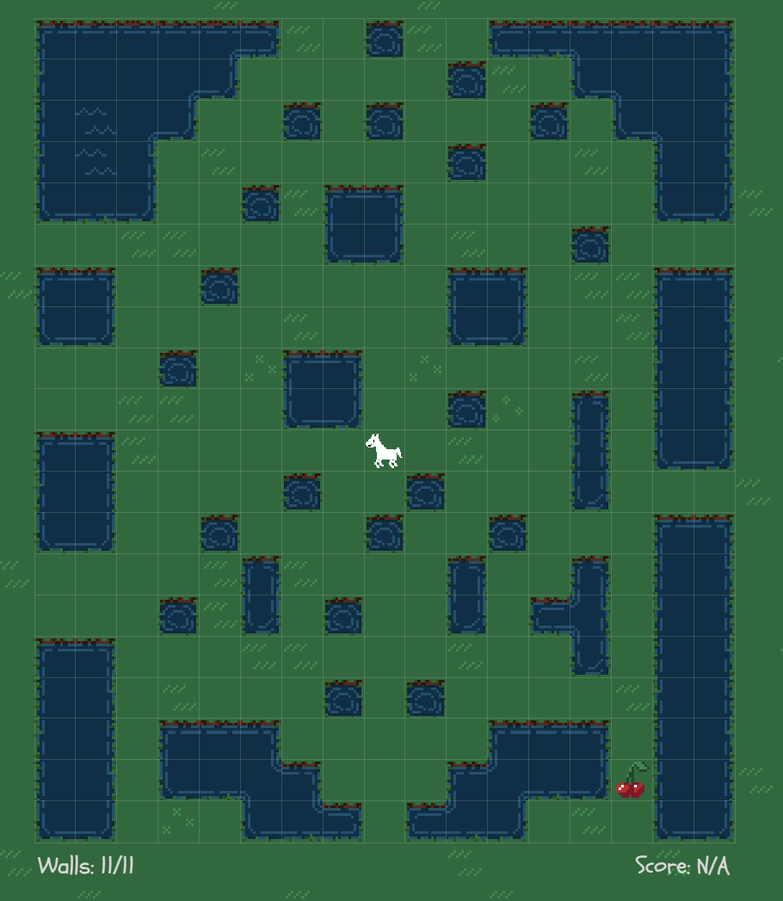
#> input picture img.png, 783 x 901 px, shrunk from 910 x 1047 before the run; its folder holds only this picture in this run
$ python solve.py
#> lines starting #> are read from the running program, lines starting #| are printed output that depends on the picture
#!/usr/bin/env python3
import argparse
import hashlib
import json
from pathlib import Path
from typing import Dict, List, Tuple

import numpy as np
from PIL import Image, ImageDraw
from ortools.sat.python import cp_model

def edge_signal(arr: np.ndarray, axis: int) -> np.ndarray:
    if axis == 0:
        diff = np.abs(arr[1:, :, :] - arr[:-1, :, :]).sum(axis=2)
        return diff.sum(axis=1)
    diff = np.abs(arr[:, 1:, :] - arr[:, :-1, :]).sum(axis=2)
    return diff.sum(axis=0)


def best_period(edge: np.ndarray, min_p: int, max_p: int) -> int:
    edge = edge.astype(np.float64)
    edge -= edge.mean()
    best_p = min_p
    best_score = -1e30
    for p in range(min_p, max_p + 1):
        score = (edge[:-p] * edge[p:]).sum()
        if score > best_score:
            best_score = score
            best_p = p
    return best_p


def best_offset(edge: np.ndarray, period: int) -> int:
    best_o = 0
    best_score = -1e30
    for o in range(period):
        score = edge[o::period].sum()
        if score > best_score:
            best_score = score
            best_o = o
    return best_o


def build_lines(length: int, period: int, offset: int) -> List[int]:
    lines = [0]
    pos = offset + 1
    while pos < length:
        lines.append(pos)
        pos += period
    lines.append(length)
    lines = sorted(set(lines))

    if len(lines) < 3:
        return [0, length]

    widths = [lines[i + 1] - lines[i] for i in range(len(lines) - 1)]
    median = float(np.median(widths))
    if widths[0] < median * 0.5:
        lines = lines[1:]
        widths = widths[1:]
    if widths[-1] < median * 0.5:
        lines = lines[:-1]
    return lines


def detect_grid(arr: np.ndarray) -> Tuple[List[int], List[int]]:
    edge_x = edge_signal(arr, axis=1)
    edge_y = edge_signal(arr, axis=0)

    period_x = best_period(edge_x, 12, 72)
    period_y = best_period(edge_y, 12, 72)

    offset_x = best_offset(edge_x, period_x)
    offset_y = best_offset(edge_y, period_y)

    lines_x = build_lines(arr.shape[1], period_x, offset_x)
    lines_y = build_lines(arr.shape[0], period_y, offset_y)

    return lines_x, lines_y


def cell_patch(arr: np.ndarray, x0: int, x1: int, y0: int, y1: int, margin_ratio: float) -> np.ndarray:
    w = x1 - x0
    h = y1 - y0
    margin = max(1, int(min(w, h) * margin_ratio))
    return arr[y0 + margin : y1 - margin, x0 + margin : x1 - margin, :3]


def classify_cells(arr: np.ndarray, lines_x: List[int], lines_y: List[int]):
    rows = len(lines_y) - 1
    cols = len(lines_x) - 1
    cell_type = np.full((rows, cols), "open", dtype=object)
    horse_cell = None
    cherry_cells = set()
    horse_scores = []

    for r in range(rows):
        for c in range(cols):
            x0, x1 = lines_x[c], lines_x[c + 1]
            y0, y1 = lines_y[r], lines_y[r + 1]
            patch = cell_patch(arr, x0, x1, y0, y1, 0.2)
            cherry_patch = cell_patch(arr, x0, x1, y0, y1, 0.05)
            if patch.size == 0 or cherry_patch.size == 0:
                continue
            avg = patch.mean(axis=(0, 1))
            r_avg, g_avg, b_avg = avg

            blue_like = b_avg > g_avg + 20 and b_avg > r_avg + 20
            if blue_like:
                cell_type[r, c] = "wall"
                continue

            white_mask = (patch[:, :, 0] > 220) & (patch[:, :, 1] > 220) & (patch[:, :, 2] > 220)
            white_count = int(white_mask.sum())
            if white_count > 8:
                horse_scores.append((white_count, r, c))

            red_mask = (cherry_patch[:, :, 0] > 150) & (
                cherry_patch[:, :, 0] > cherry_patch[:, :, 1] + 60
            ) & (cherry_patch[:, :, 0] > cherry_patch[:, :, 2] + 60)
            if red_mask.sum() > 5:
                cherry_cells.add((r, c))

    if horse_scores:
        horse_scores.sort(reverse=True)
        _, hr, hc = horse_scores[0]
        horse_cell = (hr, hc)

    return cell_type, horse_cell, cherry_cells


def solve_exact(cell_type, horse_cell, cherry_cells, max_walls: int):
    if horse_cell is None:
        raise RuntimeError("Horse not detected")

    rows, cols = cell_type.shape
    open_cells = [(r, c) for r in range(rows) for c in range(cols) if cell_type[r, c] != "wall"]
    open_set = set(open_cells)
    idx = {cell: i for i, cell in enumerate(open_cells)}
    n = len(open_cells)

    def is_border(r, c):
        return r == 0 or c == 0 or r == rows - 1 or c == cols - 1

    model = cp_model.CpModel()

    inside = [model.NewBoolVar(f"inside_{i}") for i in range(n)]
    wall = [model.NewBoolVar(f"wall_{i}") for i in range(n)]

    for i in range(n):
        model.Add(inside[i] + wall[i] <= 1)

    horse_idx = idx[horse_cell]
    model.Add(inside[horse_idx] == 1)
    model.Add(wall[horse_idx] == 0)

    for (r, c), i in idx.items():
        if is_border(r, c):
            model.Add(inside[i] == 0)

    for (r, c), i in idx.items():
        for dr, dc in ((1, 0), (0, 1)):
            nr, nc = r + dr, c + dc
            if (nr, nc) not in open_set:
                continue
            j = idx[(nr, nc)]
            model.Add(inside[i] <= inside[j] + wall[j])
            model.Add(inside[j] <= inside[i] + wall[i])

    model.Add(sum(wall) <= max_walls)

    in_edges: Dict[int, List[cp_model.IntVar]] = {i: [] for i in range(n)}
    out_edges: Dict[int, List[cp_model.IntVar]] = {i: [] for i in range(n)}
    for (r, c), i in idx.items():
        for dr, dc in ((1, 0), (-1, 0), (0, 1), (0, -1)):
            nr, nc = r + dr, c + dc
            if (nr, nc) not in open_set:
                continue
            j = idx[(nr, nc)]
            f = model.NewIntVar(0, n, f"f_{i}_{j}")
            out_edges[i].append(f)
            in_edges[j].append(f)
            model.Add(f <= n * inside[i])
            model.Add(f <= n * inside[j])

    sum_inside = sum(inside)
    for i in range(n):
        inflow = sum(in_edges[i])
        outflow = sum(out_edges[i])
        if i == horse_idx:
            model.Add(outflow - inflow == sum_inside - 1)
        else:
            model.Add(inflow - outflow == inside[i])

    cherry_list = [idx[c] for c in cherry_cells if c in open_set]
    cherry_count = sum(inside[i] for i in cherry_list)

    solver = cp_model.CpSolver()
    model.Maximize(cherry_count)
    status = solver.Solve(model)
    if status not in (cp_model.OPTIMAL, cp_model.FEASIBLE):
        raise RuntimeError("No feasible solution found for cherry maximization.")
    max_cherries = solver.Value(cherry_count)

    model.Add(cherry_count == max_cherries)
    model.Maximize(sum_inside)
    status = solver.Solve(model)
    if status not in (cp_model.OPTIMAL, cp_model.FEASIBLE):
        raise RuntimeError("No feasible solution found for area maximization.")

    walls = {cell for cell, i in idx.items() if solver.Value(wall[i]) == 1}
    region = {cell for cell, i in idx.items() if solver.Value(inside[i]) == 1}
    return walls, region, int(max_cherries)


def draw_solution(img: Image.Image, lines_x, lines_y, walls: set, out_path: str | None = None) -> Image.Image:
    out = img.convert("RGBA")
    draw = ImageDraw.Draw(out, "RGBA")
    for r, c in walls:
        x0, x1 = lines_x[c], lines_x[c + 1]
        y0, y1 = lines_y[r], lines_y[r + 1]
        draw.rectangle([x0, y0, x1 - 1, y1 - 1], fill=(255, 0, 0, 160))
    if out_path:
        out.save(out_path)
    return out


def grid_hash(cell_type, horse_cell, cherry_cells, max_walls: int) -> str:
    rows, cols = cell_type.shape
    wall_bits = []
    cherry_bits = []
    for r in range(rows):
        for c in range(cols):
            wall_bits.append("1" if cell_type[r, c] == "wall" else "0")
            cherry_bits.append("1" if (r, c) in cherry_cells else "0")
    parts = [
        f"{rows}x{cols}",
        f"h:{horse_cell[0]},{horse_cell[1]}",
        f"w:{''.join(wall_bits)}",
        f"c:{''.join(cherry_bits)}",
        f"m:{max_walls}",
    ]
    digest = hashlib.sha256("|".join(parts).encode("ascii")).hexdigest()
    return digest


def solve_image_cached(img: Image.Image, max_walls: int, cache_dir: Path):
    arr = np.array(img.convert("RGB"), dtype=np.int16)
    lines_x, lines_y = detect_grid(arr)
    cell_type, horse_cell, cherry_cells = classify_cells(arr, lines_x, lines_y)

    if horse_cell is None:
        raise RuntimeError("Horse not detected. Try adjusting thresholds.")

    cache_dir.mkdir(parents=True, exist_ok=True)
    signature = grid_hash(cell_type, horse_cell, cherry_cells, max_walls)
    out_path = cache_dir / f"{signature}.png"
    stats_path = cache_dir / f"{signature}.json"

    stats = {
        "grid_rows": len(lines_y) - 1,
        "grid_cols": len(lines_x) - 1,
        "horse_cell": horse_cell,
        "cherries_detected": len(cherry_cells),
        "cherries_enclosed": None,
        "walls_used": None,
    }
    if out_path.exists() and stats_path.exists():
        with stats_path.open("r", encoding="utf-8") as handle:
            cached_stats = json.load(handle)
        if isinstance(cached_stats.get("horse_cell"), list):
            cached_stats["horse_cell"] = tuple(cached_stats["horse_cell"])
        stats.update(cached_stats)
        return out_path, stats

    walls, region, max_cherries = solve_exact(cell_type, horse_cell, cherry_cells, max_walls)
    draw_solution(img, lines_x, lines_y, walls, str(out_path))
    stats["cherries_enclosed"] = max_cherries
    stats["walls_used"] = len(walls)
    with stats_path.open("w", encoding="utf-8") as handle:
        json.dump(stats, handle, ensure_ascii=True)
    return out_path, stats


def main() -> None:
    parser = argparse.ArgumentParser(description="Enclose the horse with minimal walls.")
    parser.add_argument("input", nargs="?", default="img.png")
    parser.add_argument("output", nargs="?", default="solution.png")
    parser.add_argument("--max-walls", type=int, default=11)
    args = parser.parse_args()

    img = Image.open(args.input)
#> img is the input picture: PIL image 783x901 RGBA; mean R, G, B, A 42.7, 88.9, 66.3, 255
    out_path, stats = solve_image_cached(img, args.max_walls, Path("."))
#> in edge_signal, `diff = np.abs(arr[:, 1:, :] - arr[:, :-1, :]).sum(axis=2)`:
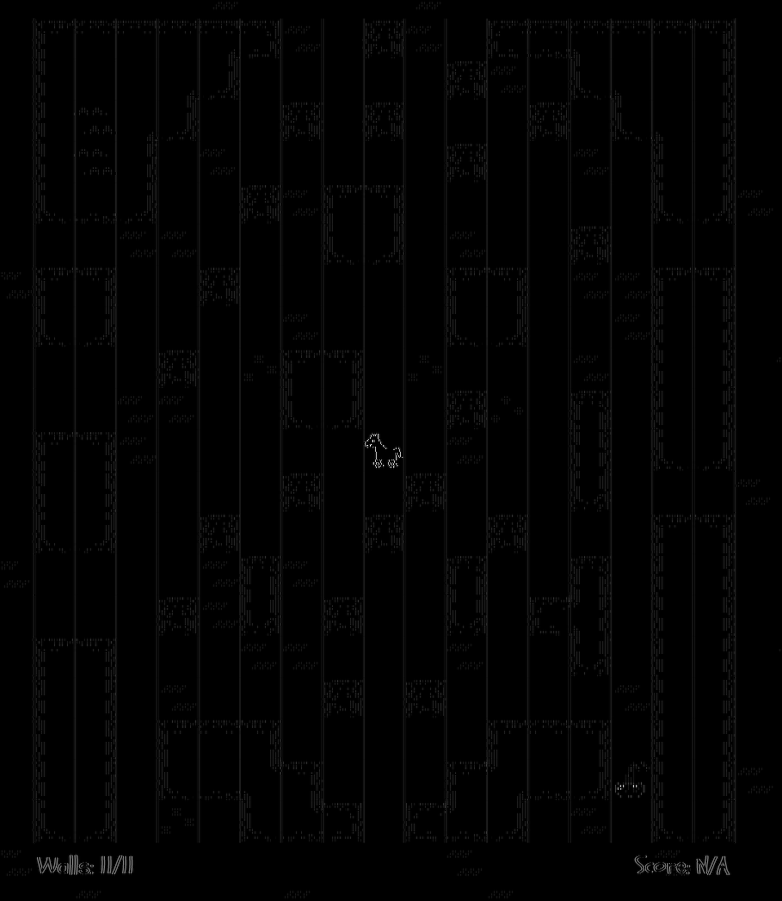
#> diff: shape (901, 782) int64; min 0, max 738, mean 7.6; drawn with min black and max white
#> in detect_grid, `edge_x = edge_signal(arr, axis=1)`: edge_x = 782 values, max 68034 at index 75, min 5 at index 774, mean 6843.5
#> call 2 of edge_signal, with axis = 0
#> in edge_signal (call 2), `diff = np.abs(arr[1:, :, :] - arr[:-1, :, :]).sum(axis=2)`:
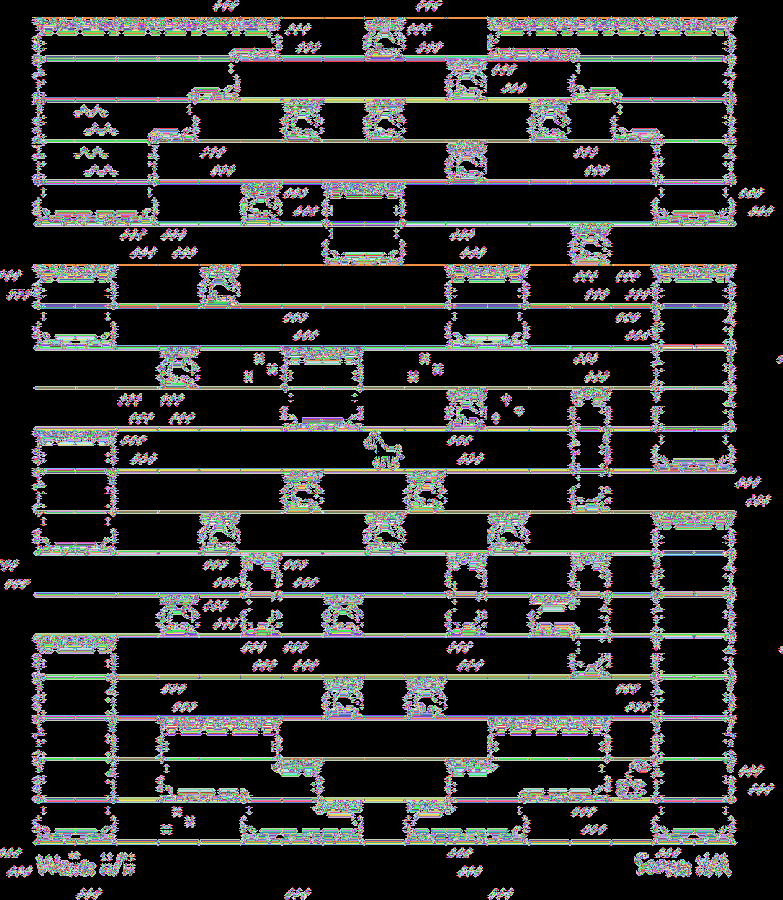
#> diff: shape (900, 783) int64; 417 distinct labels, from 0 to 711; one colour per label, 0 black
#> in detect_grid, `edge_y = edge_signal(arr, axis=0)`: edge_y = 900 values, max 64610 at index 25, min 0 at index 12, mean 6286.1
#> in best_period, `edge = edge.astype(np.float64)`: edge has the same summary as edge_x in detect_grid
#> in best_period, `edge -= edge.mean()`: edge = 782 values, max 61190.5 at index 75, min -6838.5 at index 774, mean -1.86e-14
#> the loop in best_period, `for p in range(min_p, max_p + 1):` made 61 passes
#> (score, best_score) on passes 20, 22: (-811130487.2, -811130487.2), (-169572144.1, -169572144.1)
#> best_score on passes 1, 19, 23, 25, 28, 29: -9.66e+09, -7.68e+09, 2.37e+09, 4.48e+09, 1.72e+10, 3.85e+10
#> after the loop in best_period, `for p in range(min_p, max_p + 1):`: best_p = 41; best_score = 5.37e+10
#> in detect_grid, `period_x = best_period(edge_x, 12, 72)`: period_x = 41
#> the loop in best_period (call 2), `for p in range(min_p, max_p + 1):` made 61 passes
#> best_score on passes 1, 2, 17, 18, 19, 20, 23, 28, 29, 30: -6.55e+09, -4.52e+09, -4.06e+09, -2.85e+09, -2.5e+09, 4.62e+09, 4.85e+09, 1.51e+10, 3.2e+10, 4.57e+10
#> score on passes 3 to 8: -1.23e+10, -9.07e+09, -1.16e+10, -1.64e+10, -1.25e+10, -1.69e+10
#> the loop in best_offset, `for o in range(period):` made 41 passes
#> (score, best_score) on passes 1, 30, 33, 34, 35, 36, 37: (143907, 143907), (146966, 146966), (173691, 173691), (355881, 355881), (502334, 502334), (523859, 523859), (568356, 568356)
#> score on passes 2 to 7: 103055, 97901, 126058, 77397, 81523, 78316
#> after the loop in best_offset, `for o in range(period):`: best_o = 36; best_score = 568356
#> in detect_grid, `offset_x = best_offset(edge_x, period_x)`: offset_x = 36
#> the loop in best_offset (call 2), `for o in range(period):` made 41 passes
#> (score, best_score) on passes 1, 2, 3, 6, 8, 9, 11, 17, 18, 19: (40780, 40780), (45513, 45513), (58488, 58488), (72938, 72938), (102840, 102840), (102915, 102915), (142364, 142364), (168697, 168697), (299996, 299996), (543939, 543939)
#> score on passes 4, 5, 7, 10, 12, 13: 54110, 48034, 57097, 97559, 101290, 96794
#> in detect_grid, `offset_y = best_offset(edge_y, period_y)`: offset_y = 18
#> in build_lines, `pos = offset + 1`: pos = 37
#> the loop in build_lines, `while pos < length:` made 19 passes
#> pos on passes 1 to 12: 78, 119, 160, 201, 242, 283, 324, 365, 406, 447, 488, 529
#> after the loop in build_lines, `while pos < length:`: lines = [0, 37, 78, 119, 160, 201, 242, 283, 324, 365, 406, 447, 488, 529, 570, 611, 652, 693, 734, 775]; pos = 816
#> in build_lines, `lines = sorted(set(lines))`: lines = [0, 37, 78, 119, 160, 201, 242, 283, 324, 365, 406, 447, 488, 529, 570, 611, 652, 693, 734, 775, 783]
#> in build_lines, `widths = [lines[i + 1] - lines[i] for i in range(len(lines) - 1)]`: widths = [37, 41, 41, 41, 41, 41, 41, 41, 41, 41, 41, 41, 41, 41, 41, 41, 41, 41, 41, 8]
#> in build_lines, `median = float(np.median(widths))`: median = 41
#> in build_lines, `lines = lines[:-1]`: lines = [0, 37, 78, 119, 160, 201, 242, 283, 324, 365, 406, 447, 488, 529, 570, 611, 652, 693, 734, 775]
#> in detect_grid, `lines_x = build_lines(arr.shape[1], period_x, offset_x)`: lines_x has the same summary as lines in build_lines
#> the loop in build_lines (call 2), `while pos < length:` made 22 passes
#> pos on passes 1 to 12: 60, 101, 142, 183, 224, 265, 306, 347, 388, 429, 470, 511
#> in detect_grid, `lines_y = build_lines(arr.shape[0], period_y, offset_y)`: lines_y = [19, 60, 101, 142, 183, 224, 265, 306, 347, 388, 429, 470, 511, 552, 593, 634, 675, 716, 757, 798, 839, 880, 901]
#> in solve_image_cached, `lines_x, lines_y = detect_grid(arr)`: lines_x has the same summary as lines in build_lines
#> in classify_cells, `rows = len(lines_y) - 1`: rows = 22
#> in classify_cells, `cols = len(lines_x) - 1`: cols = 19
    if out_path != Path(args.output):
        out = Image.open(out_path)
        out.save(args.output)

    print(f"Grid: {stats['grid_rows']} rows x {stats['grid_cols']} cols")
    print(f"Horse cell: {stats['horse_cell']}")
    print(f"Cherries detected: {stats['cherries_detected']}")
    print(f"Cherries enclosed: {stats['cherries_enclosed']}")
    print(f"Walls used: {stats['walls_used']}")


if __name__ == "__main__":
    main()
#> (the call stopped at in solve_exact, `model = cp_model.CpModel()`: ortools is not available in this run)
